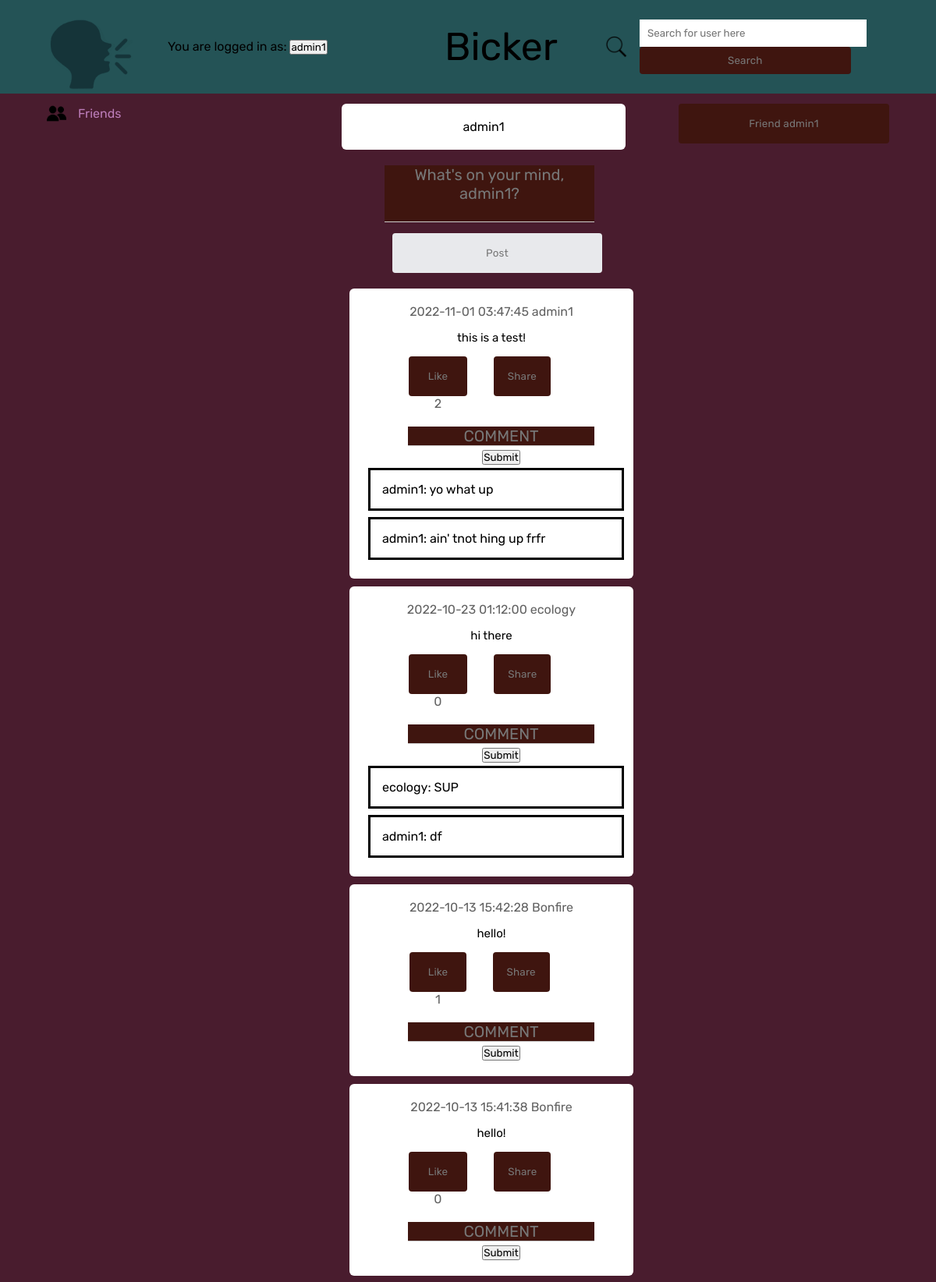
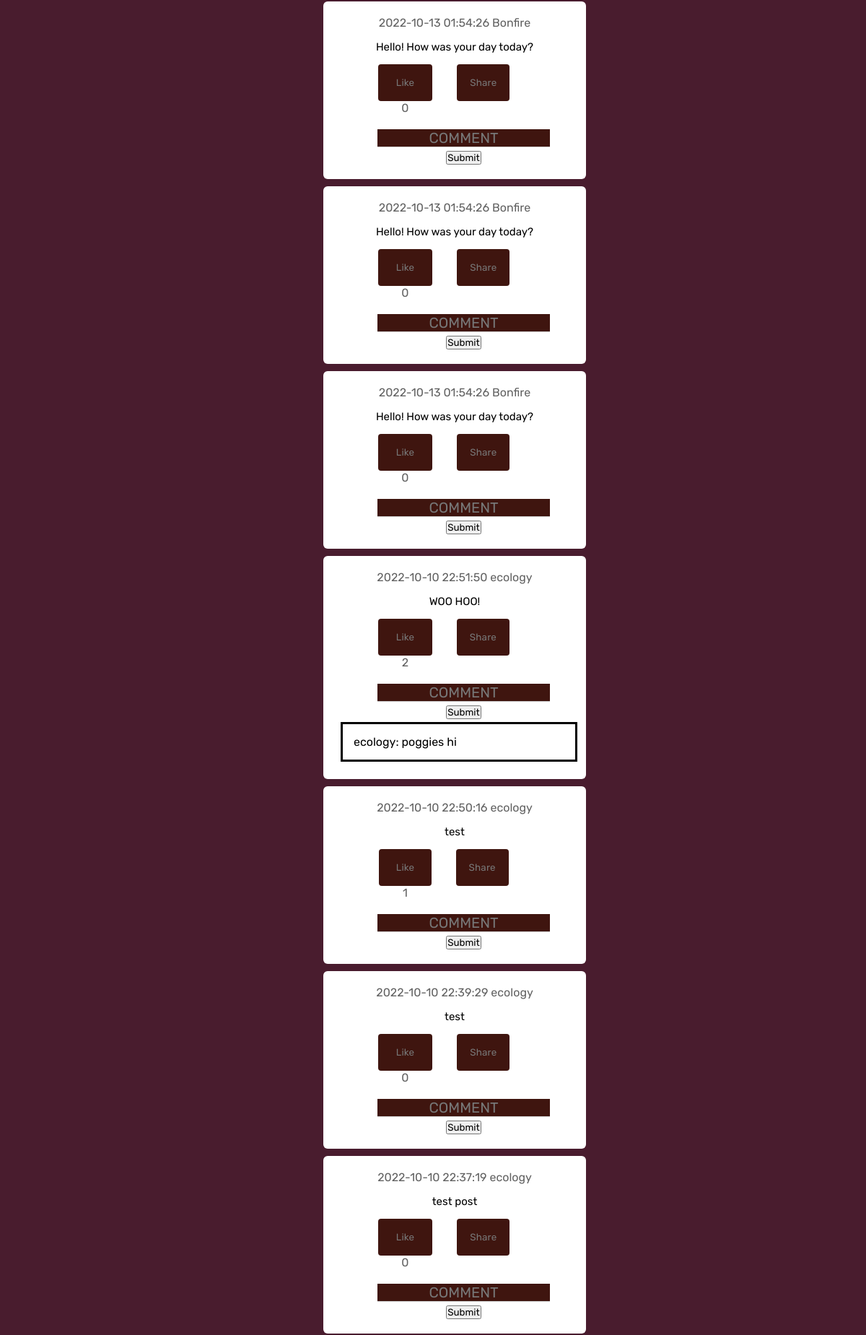
The app's page /frontpage (signed in, upper part) with its own data (2 pictures, top to bottom).
### tables this page shows
CREATE TABLE posts (
    id INTEGER PRIMARY KEY AUTOINCREMENT,
    content text NOT NULL,
    username text NOT NULL,
    created_at DATETIME DEFAULT CURRENT_TIMESTAMP, likes INT DEFAULT 0,
    FOREIGN KEY(username) REFERENCES users(username)
);

CREATE TABLE comments(
                    comment_id INTEGER PRIMARY KEY AUTOINCREMENT,
                    commenter_user TEXT NOT NULL,
                    comment_time DATETIME DEFAULT CURRENT_TIMESTAMP,
                    post_id INTEGER NOT NULL, comment_content TEXT,
                    FOREIGN KEY (post_id) REFERENCES posts(id)
                    );

### app.py (the view)
@app.route('/frontpage', methods=['GET', 'POST'])
def frontpage():
    global current_user
    global current_page
    if current_user is None:
        return redirect("/login")
    conn = db_connection()
    cursor = conn.cursor()
    cursor.execute("""SELECT id, content, username, created_at, likes, follower_name
                  FROM posts
                  INNER JOIN followers ON username=followed_name
                  WHERE follower_name=?
                  UNION ALL
                  SELECT id, content, username, created_at, likes, 'blank' AS follower_name
                  FROM posts
                  WHERE username=?
                  UNION ALL
                  SELECT id, content, username, created_at, likes, 'blank' AS follower_name
                  FROM posts
                  INNER JOIN shared_posts ON id=post_id
                  WHERE shared_userid=?
                  ORDER BY id DESC""", (current_user, current_user, current_user))
    post_list = []
    for row in cursor.fetchall():
            post_list.append(row)
    if not post_list:
        cursor.execute("""SELECT * FROM posts WHERE id=12""")
        for row in cursor.fetchall():
            post_list.append(row)
    cursor.execute("""SELECT * FROM comments
                    ORDER BY comment_id ASC""")
    comment_list = []
    for row in cursor.fetchall():
            comment_list.append(row)
    if request.method == 'POST':
        if request.form.get("post_input") is not None:
            new_post = request.form['post_input']
            sql_query = """INSERT INTO posts (content, username)
                    VALUES (?, ?)"""
            cursor = cursor.execute(sql_query, (new_post, current_user))
            conn.commit()
            sql_query = """SELECT id, content, username, created_at, likes, follower_name
                  FROM posts
                  INNER JOIN followers ON username=followed_name
                  WHERE follower_name=?
                  UNION ALL
                  SELECT id, content, username, created_at, likes, 'blank' AS follower_name
                  FROM posts
                  WHERE username=?
                  UNION ALL
                  SELECT id, content, username, created_at, likes, 'blank' AS follower_name
                  FROM posts
                  INNER JOIN shared_posts ON id=post_id
                  WHERE shared_userid=?
                  ORDER BY id DESC"""
            cursor.execute(sql_query, (current_user, current_user, current_user))
            post_list.clear()
            for row in cursor.fetchall():
                post_list.append(row)
            current_page = current_user
            return render_template('frontpage.html', user=current_user, postlist = post_list,
                                    currentuser=current_user, commentlist = comment_list)
        elif request.form.get("searchuser") is not None:
            current_search = request.form['searchuser']
            if current_search.isalnum():
                sql_query = """SELECT * FROM posts WHERE username=? ORDER BY id DESC"""
                cursor.execute(sql_query, (current_search,))
                post_list.clear()
                for row in cursor.fetchall():
                    post_list.append(row)
                if not post_list:
                    return redirect('/frontpage')
                else:
                    current_page = current_search
                    return render_template('frontpage.html', user=current_search, postlist = post_list,
                                            currentuser=current_user, commentlist = comment_list)
            else:
                return render_template('frontpage.html', user=current_search, postlist = post_list,
                                        currentuser=current_user, commentlist = comment_list)
        elif request.form.get("frienduser") is not None:
            sql_query = """SELECT * FROM followers WHERE follower_name=? AND followed_name=?"""
            cursor = cursor.execute(sql_query, (current_user, current_page))
            follower_list = []
            for row in cursor.fetchall():
                follower_list.append(row)
            if current_user == current_page:
                pass
            elif not follower_list:
                friend_status = 0
                sql_query = """INSERT INTO followers (follower_name, followed_name, status)
                     VALUES (?, ?, ?)"""
                cursor = cursor.execute(sql_query, (current_user, current_page, friend_status))
                conn.commit()
            sql_query = """SELECT * FROM posts WHERE username=? ORDER BY id DESC"""
            cursor.execute(sql_query, (current_page,))
            post_list.clear()
            for row in cursor.fetchall():
                post_list.append(row)
            return render_template('frontpage.html', user=current_page, postlist = post_list,
                                    currentuser=current_user, commentlist = comment_list)
        elif request.form.get("friendlist") is not None:
            return redirect("/friends")
        elif request.form.get('sharebutton') is not None:
            sharedID = request.form.get('sharebutton')
            sql_query = """SELECT * FROM shared_posts WHERE shared_userid=? AND post_id=?"""
            cursor.execute(sql_query, (current_user, sharedID,))
            check_list=[]
            for row in cursor.fetchall():
                check_list.append(row)
            if not check_list:
                sql_query = """INSERT INTO shared_posts (shared_userid, post_id)
                        VALUES (?, ?)"""
                cursor.execute(sql_query, (current_user, sharedID,))
                conn.commit()
                sql_query = """SELECT * FROM posts WHERE username=? ORDER BY id DESC"""
                cursor.execute(sql_query, (current_page,))
                post_list.clear()
                for row in cursor.fetchall():
                    post_list.append(row)
                return render_template('frontpage.html', user=current_page, postlist = post_list,
                                        currentuser=current_user, commentlist = comment_list)
            else:
                return render_template('frontpage.html', user=current_page, postlist = post_list,
                                        currentuser=current_user, commentlist = comment_list)
        elif request.form.get('likebutton') is not None:
            likedID = request.form.get('likebutton')
            sql_query = """UPDATE posts SET likes = likes + 1 WHERE id = ?"""
            cursor.execute(sql_query, (likedID,))
            conn.commit()
            return redirect("/frontpage")
        elif request.form.get('return') is not None:
            return redirect("/frontpage")
        elif request.form.get('commentbutton') is not None:
            if request.form.get('comment_button') is None:
                return redirect("/frontpage")
            else:
                post_id = request.form.get('commentbutton')
                comment_content = request.form.get('comment_button')
                sql_query = """INSERT INTO comments (commenter_user, post_id, comment_content)
                            VALUES (?, ?, ?)"""
                cursor.execute(sql_query, (current_user, post_id, comment_content,))
                conn.commit()
                return redirect("/frontpage")
    else:
        current_page = current_user
        return render_template('frontpage.html', user=current_user, postlist = post_list,
                                currentuser=current_user, commentlist = comment_list)

### app.py (called while the page is built)
def db_connection():
    conn = None
    try:
        conn = sqlite3.connect("bickerdb.sqlite")
    except sqlite3.error as e:
        print(e)
    return conn

### templates/frontpage.html (shortened to what this page needs)
<!DOCTYPE html>
<html lang="en">
<head>
    <link rel= "stylesheet" type= "text/css" href= "{{ url_for('static',filename='stylefront.css') }}">
</head>
<body>
    <nav>
        <div class = "nav-left">
            <img src="{{ url_for('static', filename='bickerlogo.png') }}" alt="Bicker Logo" class = "logo">
            <form action="" method="post">
                You are logged in as:
                <input class="btn btn-default" name="return" type="submit" value="{{ currentuser }}">
            </form>
        </div>
        <div class = "nav-middle">
            Bicker
        </div>
        <div class = "nav-right">
            <div class = "search-box">
                <img src = "{{ url_for('static', filename='searchicon.png') }}" alt = "search icon">
            <form action="" method="post">
                <input type="text" placeholder="Search for user here" name="searchuser" value="{{
                    request.form.searchuser }}">
                <input class="searchbutton" type="submit" value="Search">
            </form>
            </div>
        </div>
    </nav>
    <div class="container">
        <div class="left-sidebar">
            <div class="important-links">
                <a href="{{ url_for('friends_list') }}" style = "color: #bc7db9;"><img src = "{{ url_for('static', filename='friendsicon.png') }}" alt = "friends icon">Friends</a>
            </div>
        </div>
        <div class="main-content">
            <div class="write-post-container">
                <div>
                    <p> {{ user }} </p>
                </div>
            </div>
            <div class="post-input-container">
                <form action="{{ url_for('frontpage') }}" method="post">
                    <textarea name = "post-input" id = "post-input" placeholder = "What's on your mind, {{ currentuser }}?" rows = 3></textarea>
                    <button type = "submit" class = "postsubmit">
                        Post
                    </button>
                </form>
            </div>
            {% for row in postlist %}
            <div class="post-container">
                <div class="timestamp">
                    <span>{{ row[3] }}</span>
                    <span>{{ row[2] }}</span>
                </div>
                <p class = "post-text">{{ row[1] }}</p>
                <div class="post-row">
                    <div class = "activity-icons">
                        <div><form action="" method="post">
                            <input type="submit" value="Like" class = "likebutton">
                            <span>{{ row[4] }}</span>
                        </form>
                        </div>
                        <div>
                            <form action="" method="post">
                                <input type="submit" value="Share" class="sharebutton">
                            </form>
                        </div>
                        <div class="post-input-container">
                            <form action="{{ url_for('frontpage') }}" method="post">
                                <textarea name = "comment-button" id = "comment-button" placeholder = "COMMENT" rows = 1 style="color:#bc7db9"></textarea>
                                <input type="submit">
                            </form>
                        </div>
                            {% for thing in commentlist %}
                                {% if thing[3] == row[0]%}
                                <div class="comment-container" >
                                {{ thing[1] }}:
                                {{ thing[4] }}
                                </div>
                                <br />
                                {%endif%}
                           {% endfor %}
                    </div>
                </div>
            </div>
            {% endfor %}
        </div>
        <div class="right-sidebar">
            <form action="" method="post">
                <input class="friendbutton" name="frienduser" type="submit" value="Friend {{ user }}">
            </form>
        </div>
    </div>
</body>
</html>

### static/stylefront.css (style rules this page uses)
* { margin: 0; padding: 0; font-family: 'Rubik', sans-serif; }
body { background: #491c2e; }
nav { display: flex; align-items: center; justify-content: space-between; background: #245356; padding: 5px 5%; position: sticky; top: 0; z-index: 100; }
.logo { width: 110px; margin-right: 45px; }
.nav-left, .nav-right { display: flex; align-items: center; }
.nav-middle { font-size: 50px; position: absolute; left: 47.5%; }
.nav-right img { width: 30px; margin-right: 15px; }
.friendbutton { width: 100%; border: none; padding: 18px; font-family: 'Rubik', sans-serif; cursor: pointer; background: #3f150f; color: #777; border-top-right-radius: 4px; border-top-left-radius: 4px; border-bottom-left-radius: 4px; border-bottom-right-radius: 4px; letter-spacing: 0.2px; outline: 0; transition: all .3s; text-align: center; }
.searchbutton { width: 100%; border: none; padding: 18px; font-family: 'Rubik', sans-serif; cursor: pointer; background: #3f150f; color: #777; border-top-right-radius: 4px; border-top-left-radius: 4px; border-bottom-left-radius: 4px; border-bottom-right-radius: 4px; letter-spacing: 0.2px; outline: 0; transition: all .3s; text-align: center; }
.search-box { width: 350px; border-radius: 20px; display: flex; align-items: center; padding: 0 15px; background: transparent; }
.search-box input { width: 100%; padding: 10px; outline: none; border: 0; }
.container { display: flex; justify-content: space-between; padding: 13px 5%; }
.left-sidebar { flex-basis: 25%; position: sticky; top: 70px; align-self: flex-start; border-radius: 3%; }
.right-sidebar { flex-basis: 25%; position: sticky; top: 70px; align-self: flex-start; border-radius: 3%; }
.main-content { flex-basis: 30%; }
.important-links a { text-decoration: none; display: flex; align-items: center; margin-bottom: 30px; width: fit-content; }
.important-links img { width: 25px; margin-right: 15px; }
.write-post-container { width: 100%; background: #fff; border-radius: 6px; padding: 20px; columns: #626262; text-align: center; }
.post-input-container { padding-left: 55px; padding-top: 20px; }
.post-input-container textarea { width: 100%; border: 0; outline: 0; border-bottom: 1px solid #ccc; background: #3f150f; color: #bc7db9; text-align: center; font-size: 20px; resize: none; }
.post-input-container textarea::placeholder { color: #777; }
.post-container { width:100%; background: #fff; border-radius: 6px; padding: 20px; color: #626262; text-align: center; margin:10px; }
.post-text { color: black; margin: 15px 0; font-size: 15px; }
.comment-container { outline: solid; color: #000; padding: 15px; margin: 7px; position: relative; width: 90% }
.postsubmit { width: 100%; border: none; padding: 18px; font-family: 'Rubik', sans-serif; cursor: pointer; background: #e8e9ec; color: #777; border-top-right-radius: 4px; border-top-left-radius: 4px; border-bottom-left-radius: 4px; border-bottom-right-radius: 4px; letter-spacing: 0.2px; outline: 0; transition: all .3s; text-align: center; align-items: center; margin: 10px; }
.post-row { display: flex; align-items: center; justify-content: space-between; }
.activity-icons div { display: inline-flex; align-items: center; margin-right: 30px; }
.likebutton { width: 100%; border: none; padding: 18px; font-family: 'Rubik', sans-serif; cursor: pointer; background: #3f150f; color: #777; border-top-right-radius: 4px; border-top-left-radius: 4px; border-bottom-left-radius: 4px; border-bottom-right-radius: 4px; letter-spacing: 0.2px; outline: 0; transition: all .3s; text-align: center; }
.sharebutton { width: 100%; border: none; padding: 18px; font-family: 'Rubik', sans-serif; cursor: pointer; background: #3f150f; color: #777; border-top-right-radius: 4px; border-top-left-radius: 4px; border-bottom-left-radius: 4px; border-bottom-right-radius: 4px; letter-spacing: 0.2px; outline: 0; transition: all .3s; text-align: center; }

### records on screen
posts: created_at "2022-11-01 03:47:45", username "admin1", content "this is a test!", likes "2"
comments: commenter_user "admin1", comment_content "yo what up"
comments: commenter_user "admin1", comment_content "ain' tnot hing up frfr"
posts: created_at "2022-10-23 01:12:00", username "ecology", content "hi there", likes "0"
comments: commenter_user "ecology", comment_content "SUP"
comments: commenter_user "admin1", comment_content "df"
posts: created_at "2022-10-13 15:42:28", username "Bonfire", content "hello!", likes "1"
posts: created_at "2022-10-13 15:41:38", username "Bonfire", content "hello!", likes "0"
posts: created_at "2022-10-13 01:54:26", username "Bonfire", content "Hello! How was your day today?", likes "0"
posts: created_at "2022-10-10 22:51:50", username "ecology", content "WOO HOO!", likes "2"
comments: commenter_user "ecology", comment_content "poggies hi"
posts: created_at "2022-10-10 22:50:16", username "ecology", content "test", likes "1"
posts: created_at "2022-10-10 22:39:29", username "ecology", content "test", likes "0"
posts: created_at "2022-10-10 22:37:19", username "ecology", content "test post", likes "0"

### other values on screen
{{ user }} "admin1"
